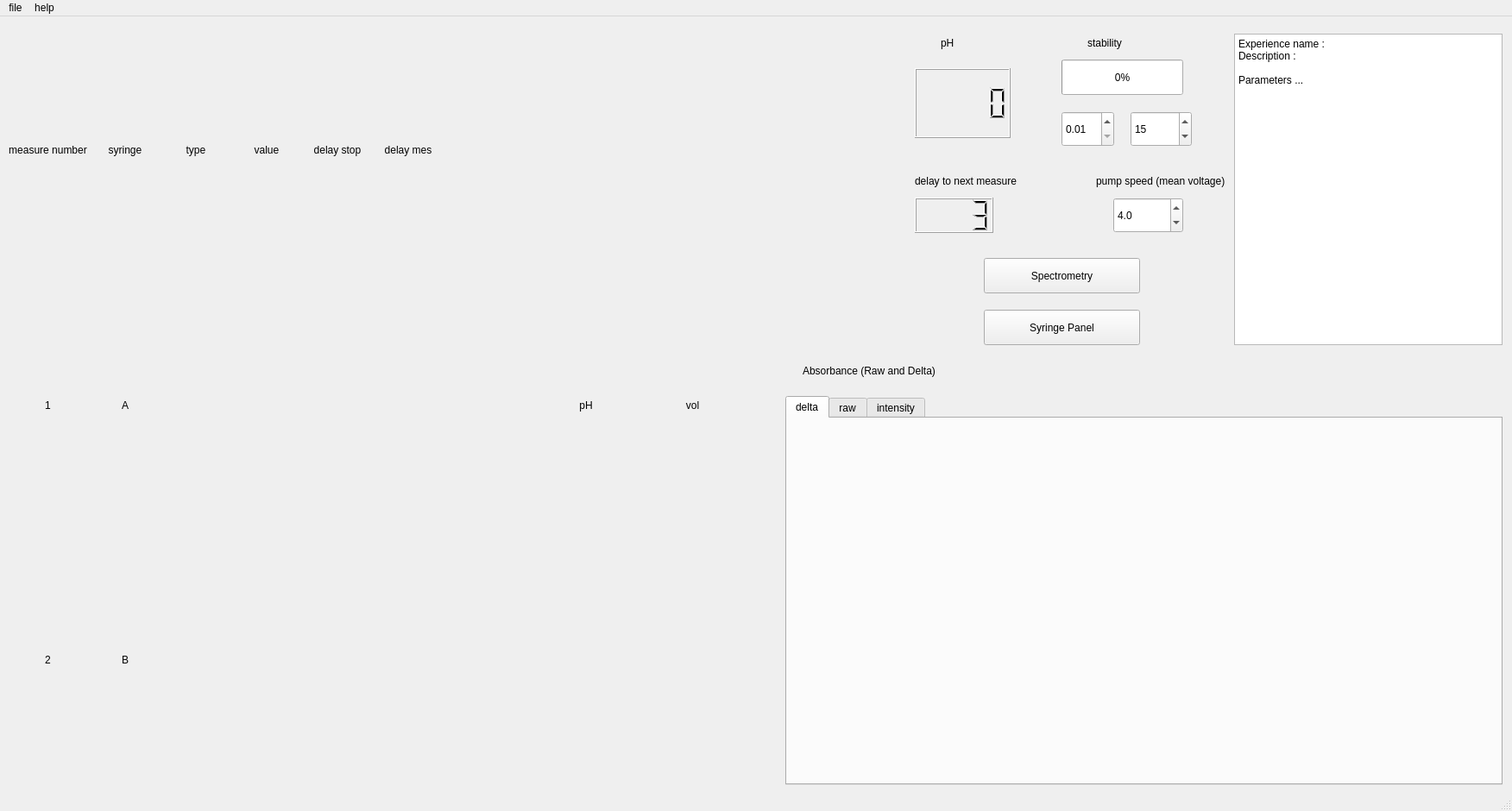
<?xml version="1.0" encoding="UTF-8"?>
<ui version="4.0">
 <class>CustomSequenceWindow</class>
 <widget class="QMainWindow" name="CustomSequenceWindow">
  <property name="geometry">
   <rect>
    <x>0</x>
    <y>0</y>
    <width>1752</width>
    <height>940</height>
   </rect>
  </property>
  <property name="tabletTracking">
   <bool>false</bool>
  </property>
  <property name="windowTitle">
   <string>Custom Sequence Window</string>
  </property>
  <property name="iconSize">
   <size>
    <width>18</width>
    <height>27</height>
   </size>
  </property>
  <widget class="QWidget" name="centralwidget">
   <widget class="QLCDNumber" name="direct_pH">
    <property name="geometry">
     <rect>
      <x>1060</x>
      <y>60</y>
      <width>111</width>
      <height>81</height>
     </rect>
    </property>
   </widget>
   <widget class="QProgressBar" name="stabilisation_level">
    <property name="geometry">
     <rect>
      <x>1230</x>
      <y>50</y>
      <width>141</width>
      <height>41</height>
     </rect>
    </property>
    <property name="maximum">
     <number>100</number>
    </property>
    <property name="value">
     <number>0</number>
    </property>
    <property name="textVisible">
     <bool>true</bool>
    </property>
    <property name="orientation">
     <enum>Qt::Horizontal</enum>
    </property>
    <property name="format">
     <string>%p%</string>
    </property>
   </widget>
   <widget class="QLabel" name="label_pH">
    <property name="geometry">
     <rect>
      <x>1090</x>
      <y>10</y>
      <width>61</width>
      <height>41</height>
     </rect>
    </property>
    <property name="text">
     <string>pH</string>
    </property>
   </widget>
   <widget class="QLabel" name="label_stability">
    <property name="geometry">
     <rect>
      <x>1260</x>
      <y>10</y>
      <width>71</width>
      <height>41</height>
     </rect>
    </property>
    <property name="text">
     <string>stability</string>
    </property>
   </widget>
   <widget class="QLabel" name="label_pump_speed">
    <property name="geometry">
     <rect>
      <x>1270</x>
      <y>170</y>
      <width>151</width>
      <height>41</height>
     </rect>
    </property>
    <property name="text">
     <string>pump speed (mean voltage)</string>
    </property>
   </widget>
   <widget class="QPushButton" name="spectrometry">
    <property name="geometry">
     <rect>
      <x>1140</x>
      <y>280</y>
      <width>181</width>
      <height>41</height>
     </rect>
    </property>
    <property name="text">
     <string>Spectrometry</string>
    </property>
   </widget>
   <widget class="QLabel" name="label_delta_abs">
    <property name="geometry">
     <rect>
      <x>930</x>
      <y>390</y>
      <width>371</width>
      <height>41</height>
     </rect>
    </property>
    <property name="text">
     <string>Absorbance (Raw and Delta)</string>
    </property>
   </widget>
   <widget class="QWidget" name="gridLayoutWidget_2">
    <property name="geometry">
     <rect>
      <x>10</x>
      <y>10</y>
      <width>501</width>
      <height>881</height>
     </rect>
    </property>
    <layout class="QGridLayout" name="grid_instructions">
     <item row="1" column="0">
      <widget class="QLabel" name="number1">
       <property name="text">
        <string>1</string>
       </property>
       <property name="alignment">
        <set>Qt::AlignCenter</set>
       </property>
      </widget>
     </item>
     <item row="1" column="1">
      <widget class="QLabel" name="syringe_line1">
       <property name="text">
        <string>A</string>
       </property>
       <property name="alignment">
        <set>Qt::AlignCenter</set>
       </property>
      </widget>
     </item>
     <item row="2" column="1">
      <widget class="QLabel" name="syringe_line2">
       <property name="text">
        <string>B</string>
       </property>
       <property name="alignment">
        <set>Qt::AlignCenter</set>
       </property>
      </widget>
     </item>
     <item row="0" column="1">
      <widget class="QLabel" name="column_syringe">
       <property name="text">
        <string>syringe</string>
       </property>
       <property name="alignment">
        <set>Qt::AlignCenter</set>
       </property>
      </widget>
     </item>
     <item row="0" column="3">
      <widget class="QLabel" name="column_value">
       <property name="text">
        <string>value</string>
       </property>
       <property name="alignment">
        <set>Qt::AlignCenter</set>
       </property>
      </widget>
     </item>
     <item row="0" column="5">
      <widget class="QLabel" name="column_delay_mes">
       <property name="text">
        <string>delay mes</string>
       </property>
       <property name="alignment">
        <set>Qt::AlignCenter</set>
       </property>
      </widget>
     </item>
     <item row="2" column="0">
      <widget class="QLabel" name="number2">
       <property name="text">
        <string>2</string>
       </property>
       <property name="alignment">
        <set>Qt::AlignCenter</set>
       </property>
      </widget>
     </item>
     <item row="0" column="0">
      <widget class="QLabel" name="column_number">
       <property name="text">
        <string>measure number</string>
       </property>
       <property name="alignment">
        <set>Qt::AlignCenter</set>
       </property>
      </widget>
     </item>
     <item row="0" column="4">
      <widget class="QLabel" name="column_delay_stop">
       <property name="text">
        <string>delay stop</string>
       </property>
       <property name="alignment">
        <set>Qt::AlignCenter</set>
       </property>
      </widget>
     </item>
     <item row="0" column="2">
      <widget class="QLabel" name="column_dispense_type">
       <property name="text">
        <string>type</string>
       </property>
       <property name="alignment">
        <set>Qt::AlignCenter</set>
       </property>
      </widget>
     </item>
    </layout>
   </widget>
   <widget class="QPlainTextEdit" name="experiment_parameters">
    <property name="geometry">
     <rect>
      <x>1430</x>
      <y>20</y>
      <width>311</width>
      <height>361</height>
     </rect>
    </property>
    <property name="plainText">
     <string>Experience name :
Description :

Parameters ...</string>
    </property>
   </widget>
   <widget class="QDoubleSpinBox" name="pump_speed_volt">
    <property name="geometry">
     <rect>
      <x>1290</x>
      <y>210</y>
      <width>81</width>
      <height>41</height>
     </rect>
    </property>
    <property name="accessibleName">
     <string/>
    </property>
    <property name="decimals">
     <number>1</number>
    </property>
    <property name="minimum">
     <double>3.000000000000000</double>
    </property>
    <property name="maximum">
     <double>12.000000000000000</double>
    </property>
    <property name="singleStep">
     <double>0.100000000000000</double>
    </property>
    <property name="value">
     <double>4.000000000000000</double>
    </property>
   </widget>
   <widget class="QSpinBox" name="stab_time">
    <property name="geometry">
     <rect>
      <x>1310</x>
      <y>110</y>
      <width>71</width>
      <height>41</height>
     </rect>
    </property>
    <property name="minimum">
     <number>5</number>
    </property>
    <property name="maximum">
     <number>600</number>
    </property>
    <property name="value">
     <number>15</number>
    </property>
   </widget>
   <widget class="QTabWidget" name="spectra_tabs">
    <property name="geometry">
     <rect>
      <x>910</x>
      <y>440</y>
      <width>831</width>
      <height>451</height>
     </rect>
    </property>
    <property name="currentIndex">
     <number>0</number>
    </property>
    <widget class="QWidget" name="tab1">
     <attribute name="title">
      <string>delta</string>
     </attribute>
    </widget>
    <widget class="QWidget" name="tab2">
     <attribute name="title">
      <string>raw</string>
     </attribute>
    </widget>
    <widget class="QWidget" name="tab3">
     <attribute name="title">
      <string>intensity</string>
     </attribute>
    </widget>
   </widget>
   <widget class="QDoubleSpinBox" name="stab_step">
    <property name="geometry">
     <rect>
      <x>1230</x>
      <y>110</y>
      <width>61</width>
      <height>41</height>
     </rect>
    </property>
    <property name="decimals">
     <number>2</number>
    </property>
    <property name="minimum">
     <double>0.010000000000000</double>
    </property>
    <property name="maximum">
     <double>0.300000000000000</double>
    </property>
    <property name="singleStep">
     <double>0.010000000000000</double>
    </property>
   </widget>
   <widget class="QLabel" name="label_countdown">
    <property name="geometry">
     <rect>
      <x>1060</x>
      <y>170</y>
      <width>161</width>
      <height>41</height>
     </rect>
    </property>
    <property name="text">
     <string>delay to next measure</string>
    </property>
   </widget>
   <widget class="QLCDNumber" name="countdown">
    <property name="geometry">
     <rect>
      <x>1060</x>
      <y>210</y>
      <width>91</width>
      <height>41</height>
     </rect>
    </property>
    <property name="digitCount">
     <number>4</number>
    </property>
    <property name="value" stdset="0">
     <double>3.000000000000000</double>
    </property>
   </widget>
   <widget class="QPushButton" name="syringes">
    <property name="geometry">
     <rect>
      <x>1140</x>
      <y>340</y>
      <width>181</width>
      <height>41</height>
     </rect>
    </property>
    <property name="text">
     <string>Syringe Panel</string>
    </property>
   </widget>
   <widget class="QWidget" name="gridLayoutWidget">
    <property name="geometry">
     <rect>
      <x>620</x>
      <y>10</y>
      <width>241</width>
      <height>881</height>
     </rect>
    </property>
    <layout class="QGridLayout" name="grid_mes_pH_vol">
     <item row="0" column="0">
      <widget class="QLabel" name="column_pH">
       <property name="text">
        <string>pH</string>
       </property>
       <property name="alignment">
        <set>Qt::AlignCenter</set>
       </property>
      </widget>
     </item>
     <item row="0" column="1">
      <widget class="QLabel" name="column_vol">
       <property name="text">
        <string>vol</string>
       </property>
       <property name="alignment">
        <set>Qt::AlignCenter</set>
       </property>
      </widget>
     </item>
    </layout>
   </widget>
  </widget>
  <widget class="QMenuBar" name="menubar">
   <property name="geometry">
    <rect>
     <x>0</x>
     <y>0</y>
     <width>1752</width>
     <height>18</height>
    </rect>
   </property>
   <widget class="QMenu" name="menufile">
    <property name="title">
     <string>file</string>
    </property>
    <addaction name="actionsave"/>
    <addaction name="actionedit_saving_folder"/>
    <addaction name="actionquit"/>
   </widget>
   <widget class="QMenu" name="menuhelp">
    <property name="title">
     <string>help</string>
    </property>
   </widget>
   <addaction name="menufile"/>
   <addaction name="menuhelp"/>
  </widget>
  <widget class="QStatusBar" name="statusbar"/>
  <action name="actionsave">
   <property name="text">
    <string>save titration</string>
   </property>
  </action>
  <action name="actionquit">
   <property name="text">
    <string>quit</string>
   </property>
  </action>
  <action name="actionedit_saving_folder">
   <property name="text">
    <string>edit saving folder</string>
   </property>
  </action>
 </widget>
 <resources/>
 <connections/>
</ui>
